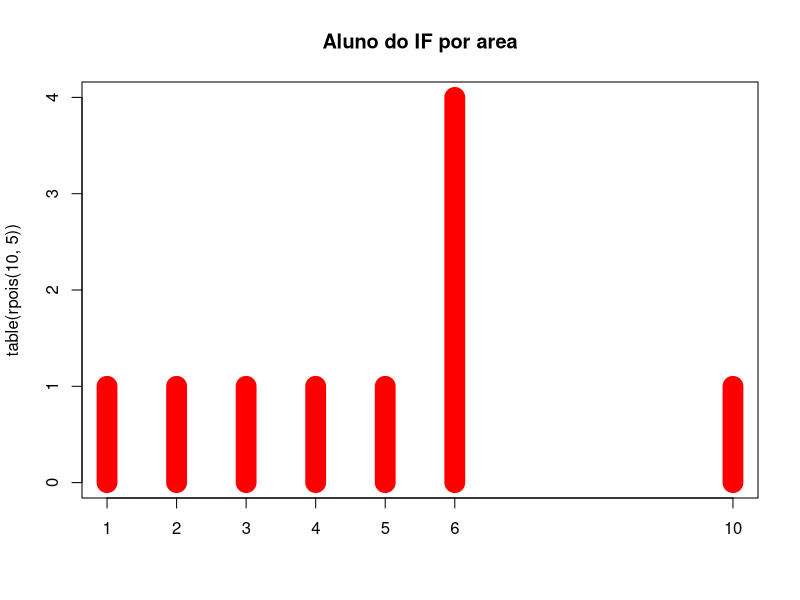
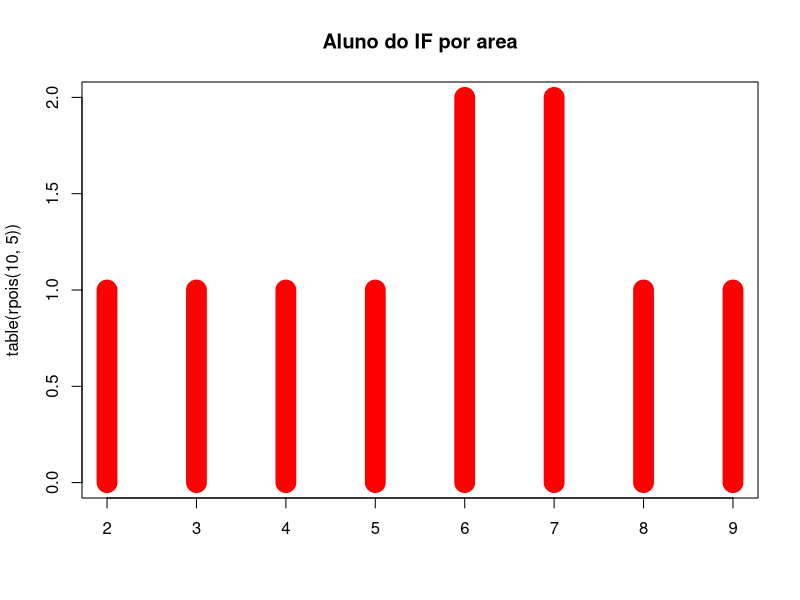

Generate these figures, in order, with R:
## ---- chunk 1
knitr::opts_chunk$set(echo = TRUE)
## ---- chunk 2
plot(table(rpois(10, 5)), type = "h", col = "red", lwd = 20,
     main = "Aluno do IF por area")
## ---- chunk 3
plot(table(rpois(10, 5)), type = "h", col = "red", lwd = 20,
     main = "Aluno do IF por area")
